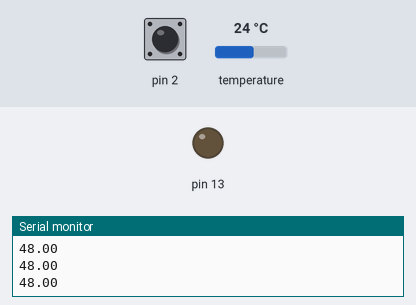
The sketch below on a simulated Arduino Uno, built with avr-gcc and run on an emulated ATmega328P. On the bench: output pins drawn as LEDs (lit = HIGH), the last lines printed to the serial monitor. Wiring (inferred from the names in the program): TMP102 temperature sensor at I2C address 0x48. Inputs (shaded band) come from the test bench; at power-on: pin 2 HIGH, temperature 24 °C.

Above: at 1.3 s.
1.4 s: pin 2 pulled LOW for 0.6 s
At 2.0 s:
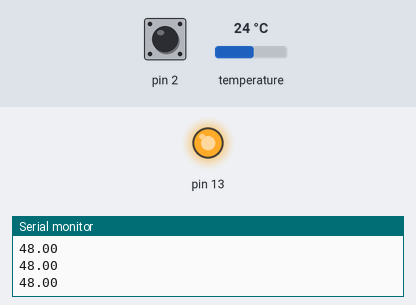
3.6 s: pin 2 pulled LOW for 3.2 s
At 8.6 s:
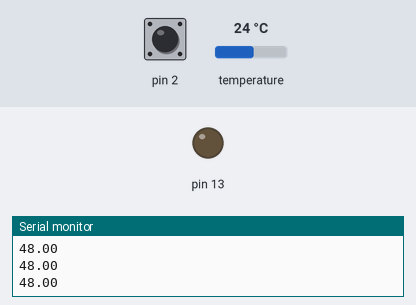
Timing chart, 0 to 10.1 s (numbered marks = the images above; inputs shaded):
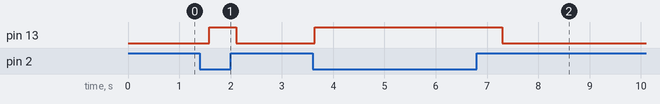

The sketch:

TMP117_Arduino_Example_Code_1.0.ino
```cpp
/*
 *  TMP117_Example.ino
 *  Developed by Megan Anderson, THS Applications Engineering Intern
 *  May 2018
 *
 *  Purpose: Interfaces Arduino UNO with the TMP116 temperature sensor to measure the
 *  temperature and display it on an LCD Display. Device communicates information based
 *  on I2C protocol.
 *
 */

 #include <Wire.h>
 #include <LiquidCrystal.h>

 volatile int alarm;

 // Device address
 const int TMP117_Address = 0x48;

 // Hexadecimal addresses for various TMP116 registers
 const int Temp_Reg = 0x00;           // Temperature register
 const int Config_Reg = 0x01;         // Configuration register
 const int High_Lim_Reg = 0x02;       // High limit register
 const int Low_Lim_Reg = 0x03;        // Low limit register
 const int EEPROM_Unlock_Reg = 0x04;  // EEPROM unlock register
 const int Device_ID_Reg = 0x0F;      // Device ID register

 // TMP117 Offset Reg
 const int Offset_Reg = 0x07;
 const int offsetH = B00001100;
 const int offsetL = B10000000;

 // Set temperature threshold
 const uint8_t highlimH = B00001101;   // High byte of high lim
 const uint8_t highlimL = B10000000;   // Low byte of high lim  - High 27 C
 const uint8_t lowlimH = B00001100;    // High byte of low lim
 const uint8_t lowlimL = B00000000;    // Low byte of low lim   - Low 24 C

 // Declare pin assignments for LCD in order: RS, E, D4, D5, D6, D7
 LiquidCrystal lcd(7,8,9,10,11,12);

/************************* Initialization Setup Function **************************/
 void setup(){

  // Initiate wire library and serial communication
  Wire.begin();
  Serial.begin(9600);
  Serial.print("Start\r\n");

  // Initialize LCD
  //lcd.begin(16,2);
  //lcd.home();
  //lcd.print("Temp(C): ");

  // Write to register
  I2Cwrite(TMP117_Address, High_Lim_Reg, highlimH, highlimL);
  I2Cwrite(TMP117_Address, Low_Lim_Reg, lowlimH, lowlimL);
  I2Cwrite(TMP117_Address, Config_Reg,0x02, 0x20);
  //I2Cwrite(TMP117_Address, Offset_Reg, offsetH, offsetL);
  I2Cwrite(TMP117_Address, Offset_Reg, 0x00, 0x00);

  // Sets Pin 13 as output, Pin 2 as input (active low)
  pinMode(13, OUTPUT);
  pinMode(2, INPUT_PULLUP);

  // Sets up pin 2 to trigger "alert" ISR when pin changes H->L and L->H
  attachInterrupt(digitalPinToInterrupt(2), alert, CHANGE);

  alarm = digitalRead(2); // reads startup ALERT pin value
 }

/************************* Infinite Loop Function **********************************/
 void loop(){
  // Calls ReadSensor function to get temperature data
  double temp = ReadTempSensor();

  Serial.println(temp);

  if (!alarm){ // If alarm is active low, trigger alert
    digitalWrite(13,HIGH);
    //lcd.setCursor(9,1);
    //lcd.print("ALERT");

    // Clear ALERT flag by I2C reading from config reg
    Wire.beginTransmission(TMP117_Address);
    Wire.write(Config_Reg);
    Wire.endTransmission();
    delay(10);
    Wire.requestFrom(TMP117_Address,2);
  }
  else{ // Turn alert off
    digitalWrite(13,LOW);
    lcd.setCursor(9,1);
    lcd.print("     ");
  }

  // Delay for 0.5 second
  delay(500);
 }

/*********************** Read Temperature Sensor Function **************************/
double ReadTempSensor(void){

  // Data array to store 2-bytes from I2C line
  uint8_t data[2];
  // Combination of 2-byte data into 16-bit data
  int16_t datac;

  // Points to device & begins transmission
  Wire.beginTransmission(TMP117_Address);
  // Points to temperature register to read/write data
  Wire.write(Temp_Reg);
  // Ends data transfer and transmits data from register
  Wire.endTransmission();

  // Delay to allow sufficient conversion time
  delay(10);

  // Requests 2-byte temperature data from device
  Wire.requestFrom(TMP117_Address,2);

  // Checks if data received matches the requested 2-bytes
  if(Wire.available() <= 2){
    // Stores each byte of data from temperature register
    data[0] = Wire.read();
    data[1] = Wire.read();

    // Combines data to make 16-bit binary number
    datac = ((data[0] << 8) | data[1]);

    // Convert to Celcius (7.8125 mC resolution) and return
    return datac*0.0078125;

  }
}

/**************************** I2C Write Function ********************************/
double I2Cwrite(int dev, int reg, int H, int L){
  // Takes in 4 variables:
  // device address, register addres
  // high and low bytes of data to transmit
  Wire.beginTransmission(dev);
  Wire.write(reg);
  Wire.write(H);
  Wire.write(L);
  Wire.endTransmission();
  delay(10);
}

/******************************* ALERT ISR **************************************/

void alert(){

  alarm = digitalRead(2);

}
```

Measured:
- after the input at 1.4 s, pin 13: LOW → HIGH after 0.19 s, → LOW 0.52 s later
- after the input at 3.6 s, pin 13: LOW → HIGH at once, → LOW 3.7 s later
